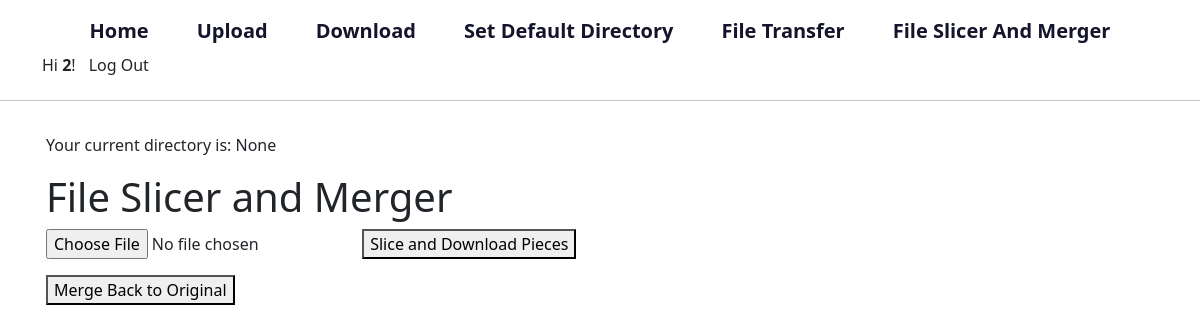
/file-slicer-and-merger (signed in), run on an earlier commit of the app's database.
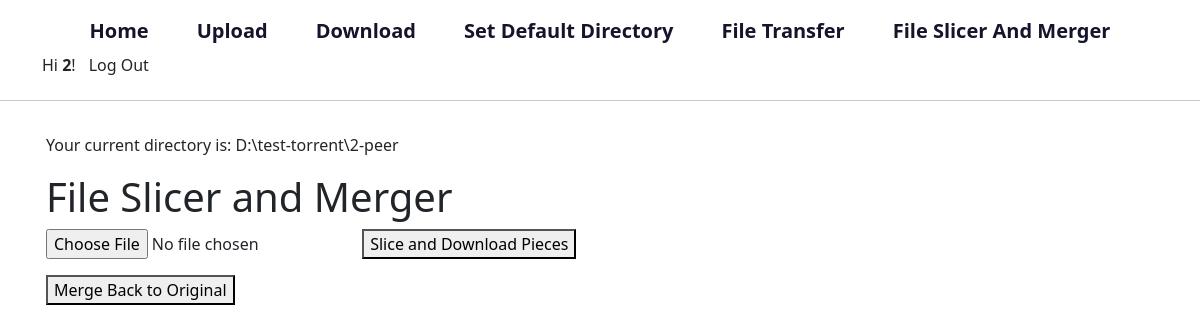
And on a later commit of the database.
### peer/models.py (models this page shows, shortened)
class UserProfile(models.Model):
    user = models.OneToOneField(User, on_delete=models.CASCADE)
    default_directory = models.CharField(max_length=255, blank=True, null=True)
    peer_id = models.CharField(
        max_length=255, unique=True, blank=True, null=True
    )
    is_active = models.BooleanField(default=True)  # Track user's active status

### peer/views.py (the view)
@login_required
def file_slicer_and_merger(request):
    profile = UserProfile.objects.filter(user=request.user).first()
    current_directory = profile.default_directory if profile else None
    return render(
        request,
        "peer/file-slicer-and-merger.html",
        {"current_directory": current_directory},
    )

### peer/templates/peer/file-slicer-and-merger.html (shortened to what this page needs)
{% extends "peer/layout.html" %}
{% load static %}
{% block body %}
<p>Your current directory is: {{ current_directory }}</p>
<h1>File Slicer and Merger</h1>
<input type="file" name="" id="file-input">
<button id="slice-file">Slice and Download Pieces</button>
<button id="merge-file">Merge Back to Original</button>
{% endblock %}

What changed in the data, as far as the page shows it:
added UserProfile: default_directory "D:\\test-torrent\\2-peer"
Also different on the page:
{{ current_directory }}: "None" → (not shown)
